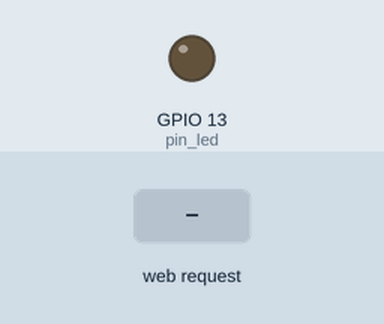
A sketch run on a simulated ESP8266 (NodeMCU). Parts: output pins drawn as LEDs (lit = HIGH). The test bench sets the inputs (shaded band). WiFi joins after 1.5 s; servers stay silent unless stated; what the sketch prints to the serial monitor is not drawn.

Above: at 2.7 s.
2.8 s: HTTP request GET /toggle received
At 4.0 s:
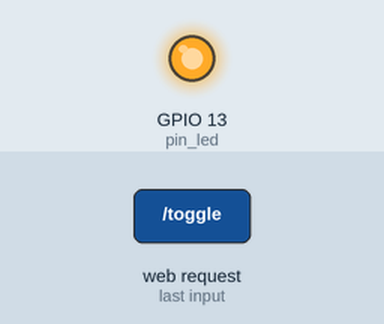
Timing chart, 0 to 5.8 s (numbered marks = the images above; inputs shaded):
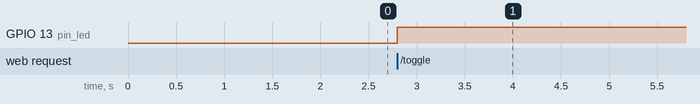

The sketch:

WiFiToggleLED.ino
```cpp
/*
 *  This sketch demonstrates how to set up a simple HTTP-like server.
 *  The server will set a GPIO pin depending on the request
 *    http://server_ip/gpio/0 will set the GPIO2 low,
 *    http://server_ip/gpio/1 will set the GPIO2 high
 *  server_ip is the IP address of the ESP8266 module, will be
 *  printed to Serial when the module is connected.
 */

#include <ESP8266WiFi.h>
#include <ESP8266WebServer.h>
#include <OneWire.h>
#include <DallasTemperature.h>

// Data wire is plugged into pin 2 on the Arduino
#define ONE_WIRE_BUS 5 // GPIO5

// Setup a oneWire instance to communicate with any OneWire devices
// (not just Maxim/Dallas temperature ICs)
OneWire oneWire(ONE_WIRE_BUS);

DallasTemperature sensors(&oneWire);

ESP8266WebServer server;
int pin_led = 13; // GPIO13
const char* ssid = "Csokimaz";
const char* password = "alpha12345";

void setup() {
  pinMode(pin_led, OUTPUT);
  sensors.begin();

  WiFi.begin(ssid, password);
  Serial.begin(115200);
  delay(10);

  digitalWrite(pin_led, LOW);

  // Connect to WiFi network
  Serial.println();
  Serial.println();
  Serial.print("Connecting to ");
  Serial.println(ssid);

  while (WiFi.status() != WL_CONNECTED) {
    delay(500);
    Serial.print(".");
  }

  Serial.println("");
  Serial.println("WiFi connected");
  // Print the IP address
  Serial.println("IP address");
  Serial.println(WiFi.localIP());

  server.on("/", handleIndex);
  server.on("/toggle", toggleLED);
  server.begin();
}

void loop() {
  server.handleClient();
}

void handleIndex() {
  float temperature = requestTemperature();
  server.send(200, "text/html" , String("<html><head><meta name=\"viewport\" content=\"width=device-width, initial-scale=1.0\" charset=\"UTF-8\">")
    + String("<script>function toggle() {var xhttp = new XMLHttpRequest();xhttp.open(\"GET\", \"/toggle\", true);xhttp.send();}</script>")
    + String("<style>* { box-sizing: border-box; } .row::after { content: \"\"; clear: both; display: table; } [class*=\"col-\"] {float: left; padding: 15px;} .col-1 {width: 100%;} html {font-family: \"Lucida Sans\", sans-serif;} .header {background-color: #9933cc;color: #ffffff;padding: 15px;}</style></head>")
    + String("<body><div class=\"header\"><h1>ESP8266</h1></div>")
    + String("<div class=\"row\"><div class=\"col-1\"><h1>Hőmérséklet</h1><p>Akutális hőmérséklet " + String(temperature) + "&deg;C</p></div>")
    + String("<div class=\"row\"><div class=\"col-1\"><h1>LED</h1><button onclick=\"toggle()\">Kapcs</button></div>")
    + String("</body></html>"));
}

float requestTemperature() {
  sensors.setResolution(12);
  sensors.requestTemperatures(); // Send the command to get temperatures
  return sensors.getTempCByIndex(0);
}

void toggleLED() {
  uint8_t state = digitalRead(pin_led);
  if (state) {
    digitalWrite(pin_led, LOW);
    server.send(200, "text/plain" , "Switched OFF");
  } else {
    digitalWrite(pin_led, HIGH);
    server.send(200, "text/plain" , "Switched ON");
  }

}
```

Measured:
- after the input at 2.8 s, GPIO 13 (pin_led): LOW → HIGH at once
